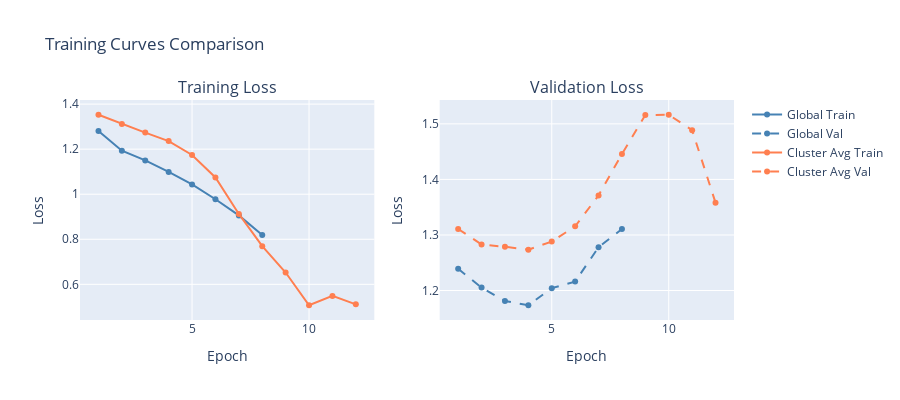

Write notebook code for a chart like this one.
### Code cell
# Training loss curves comparison
fig = make_subplots(rows=1, cols=2, subplot_titles=('Training Loss', 'Validation Loss'))

# Global model training curve
epochs_global = list(range(1, len(global_history['train_loss']) + 1))
fig.add_trace(
    go.Scatter(x=epochs_global, y=global_history['train_loss'], name='Global Train', line=dict(color='steelblue')),
    row=1, col=1
)
fig.add_trace(
    go.Scatter(x=epochs_global, y=global_history['val_loss'], name='Global Val', line=dict(color='steelblue', dash='dash')),
    row=1, col=2
)

# Average cluster model training curves
if cluster_histories:
    avg_train_loss = []
    avg_val_loss = []
    max_epochs = max(len(h['train_loss']) for h in cluster_histories.values())
    
    for epoch_idx in range(max_epochs):
        train_losses = [h['train_loss'][epoch_idx] for h in cluster_histories.values() if epoch_idx < len(h['train_loss'])]
        val_losses = [h['val_loss'][epoch_idx] for h in cluster_histories.values() if epoch_idx < len(h['val_loss'])]
        avg_train_loss.append(np.mean(train_losses))
        avg_val_loss.append(np.mean(val_losses))
    
    epochs_cluster = list(range(1, len(avg_train_loss) + 1))
    fig.add_trace(
        go.Scatter(x=epochs_cluster, y=avg_train_loss, name='Cluster Avg Train', line=dict(color='coral')),
        row=1, col=1
    )
    fig.add_trace(
        go.Scatter(x=epochs_cluster, y=avg_val_loss, name='Cluster Avg Val', line=dict(color='coral', dash='dash')),
        row=1, col=2
    )

fig.update_layout(title='Training Curves Comparison', height=400)
fig.update_xaxes(title_text='Epoch')
fig.update_yaxes(title_text='Loss')

display(fig)

### Figure 1 — Plotly figure (JSON) as saved in the notebook; plotly's stock layout.template omitted (floating-point values rounded to 4 significant figures)
{"data": [{"line": {"color": "steelblue"}, "name": "Global Train", "type": "scatter", "x": [1, 2, 3, 4, 5, 6, 7, 8], "xaxis": "x", "y": [1.281, 1.193, 1.15, 1.099, 1.043, 0.9779, 0.906, 0.8189], "yaxis": "y"}, {"line": {"color": "steelblue", "dash": "dash"}, "name": "Global Val", "type": "scatter", "x": [1, 2, 3, 4, 5, 6, 7, 8], "xaxis": "x2", "y": [1.239, 1.205, 1.181, 1.174, 1.204, 1.216, 1.278, 1.311], "yaxis": "y2"}, {"line": {"color": "coral"}, "name": "Cluster Avg Train", "type": "scatter", "x": [1, 2, 3, 4, 5, 6, 7, 8, 9, 10, 11, 12], "xaxis": "x", "y": [1.353, 1.312, 1.274, 1.236, 1.174, 1.074, 0.9124, 0.7696, 0.6525, 0.5072, 0.5488, 0.5111], "yaxis": "y"}, {"line": {"color": "coral", "dash": "dash"}, "name": "Cluster Avg Val", "type": "scatter", "x": [1, 2, 3, 4, 5, 6, 7, 8, 9, 10, 11, 12], "xaxis": "x2", "y": [1.311, 1.283, 1.279, 1.274, 1.288, 1.316, 1.371, 1.446, 1.516, 1.516, 1.489, 1.358], "yaxis": "y2"}], "layout": {"annotations": [{"font": {"size": 16}, "showarrow": false, "text": "Training Loss", "x": 0.225, "xanchor": "center", "xref": "paper", "y": 1, "yanchor": "bottom", "yref": "paper"}, {"font": {"size": 16}, "showarrow": false, "text": "Validation Loss", "x": 0.775, "xanchor": "center", "xref": "paper", "y": 1, "yanchor": "bottom", "yref": "paper"}], "height": 400, "title": {"text": "Training Curves Comparison"}, "xaxis": {"anchor": "y", "domain": [0, 0.45], "title": {"text": "Epoch"}}, "xaxis2": {"anchor": "y2", "domain": [0.55, 1], "title": {"text": "Epoch"}}, "yaxis": {"anchor": "x", "domain": [0, 1], "title": {"text": "Loss"}}, "yaxis2": {"anchor": "x2", "domain": [0, 1], "title": {"text": "Loss"}}}}
